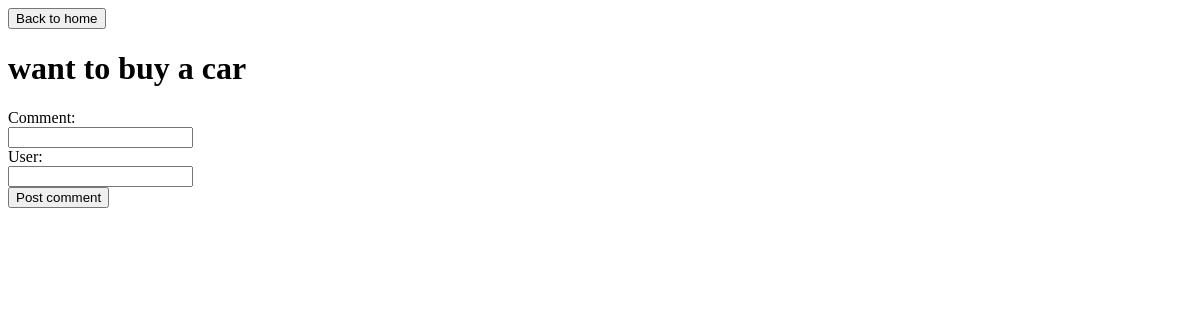
Before: /classified_ads/3/ with the older database file.
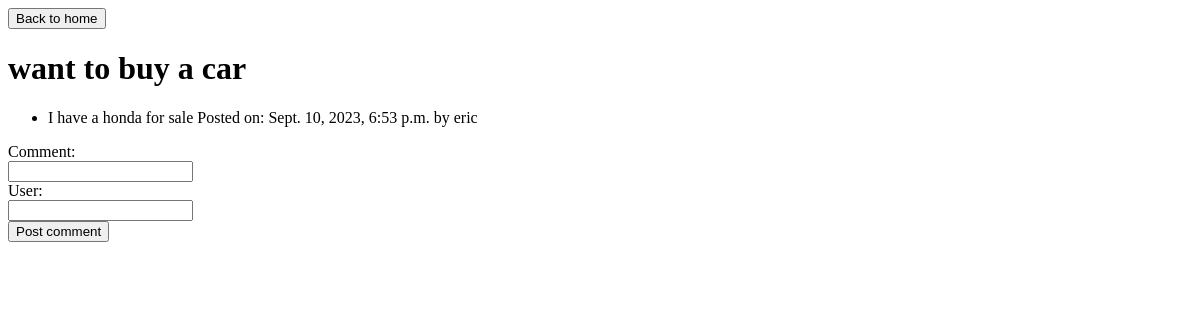
After: the same page with the newer database file.
### classified_ads/models.py (models this page shows, shortened)
class Comment(models.Model):
    class Meta:
        ordering = ['date_posted']
    parent_ad = models.ForeignKey(Ad, on_delete=models.CASCADE)
    comment_text = models.CharField(max_length=1000)
    date_posted = models.DateTimeField('date posted')
    user = models.CharField(max_length=30)

### classified_ads/views.py (the view)
# urls.py: path("<int:pk>/", views.DetailView.as_view(), name="detail"),
class DetailView(generic.DetailView):
    model = Ad
    template_name = 'classified_ads/detail.html'
    def get_context_data(self, **kwargs):
        context = super().get_context_data(**kwargs)
        context['comment_list'] = Ad.objects.all()
        return context

### classified_ads/templates/classified_ads/detail.html (shortened to what this page needs)
<form action="{% url 'classified_ads:index'%}">
  <input type="submit" value="Back to home">
</form>
<h1>{{ ad.ad_text }}</h1>
<ul>
  {% for comment in ad.comment_set.all %}
  <li>{{ comment.comment_text }}
    Posted on: {{ comment.date_posted }} by {{ comment.user }}</li>
  {% endfor %}
</ul>
<form action="{% url 'classified_ads:comment' ad.id %}" method="post">
  <label for="comment">Comment:</label><br>
  <input type="text" id="comment" name="comment"><br>
  <label for="user">User:</label><br>
  <input type="text" id="user" name="user">
  <br>
  <input type="submit" value="Post comment">
</form>

Changed rows visible on the page:
added Comment: comment_text "I have a honda for sale", date_posted "Sept. 10, 2023, 6:53 p.m.", user "eric"
